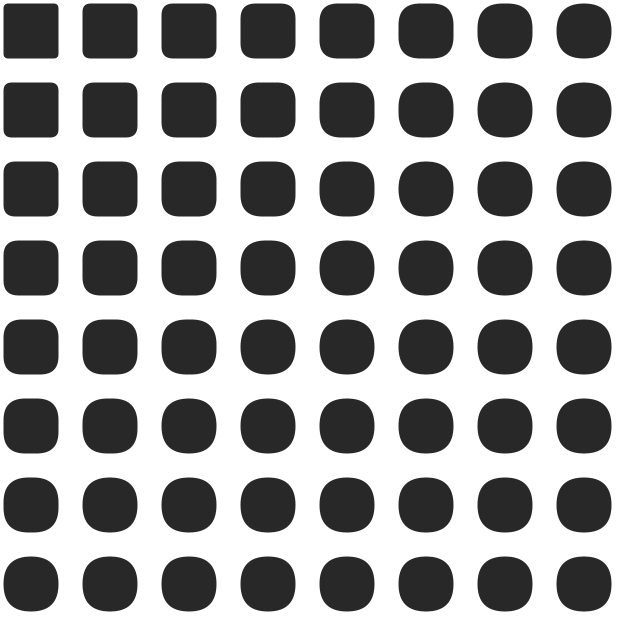
Frame 1 (no input)
Frame 60 (the mouse pressed at the canvas centre just before this capture): identical to frame 1, image omitted
Frame 120 (the mouse held since frame 60 and released just before this capture): identical to frame 1, image omitted

The Processing sketch that drew this single still picture (run headless with seeded random() and noise(); from frame 60 on, the mouse is pressed at the canvas centre):

// Processing sketch: build
// ── build.pde
/*
 * © thedotisblack.com
 * Not Random Grid 01
 * step_01
 * add margins to align the grid
 * use map() to change the corners with a for loop
 */

color bc = color(255);
color fc = color(40);
int nw = 620;
int nh = 620;
float xStep;
float yStep;
float rectSize;
float mx, my;

void settings() {
  size(nw, nh);
  smooth();
}

void setup() {
  surface.setLocation(25, 25);
  // ---
  xStep = ceil( nw * 0.126 );
  yStep = ceil( nh * 0.126 );
  rectSize = round( xStep * 0.7 );
  mx = ceil( nw * 0.05 );
  my = ceil( nw * 0.05 );
  // rectSize = ceil( nw * 0.111 );
  // ---
  noStroke();
  fill(fc);
  rectMode(CENTER);
  // ---
  println("x steps -> ", xStep);
  // println("y steps -> ", yStep);
  println("rect size -> ", rectSize);
  println("margin x -> ", mx);
}

void draw() {
  background(bc);
  // ---
  for (float x = mx; x < nw; x += xStep) {
    for (float y = my; y < nh; y += yStep) {
      float rectEdge = map(x+y, mx+my, nw+nh, 5, rectSize);
      rect(x, y, rectSize, rectSize, rectEdge);
    }
  }
}
